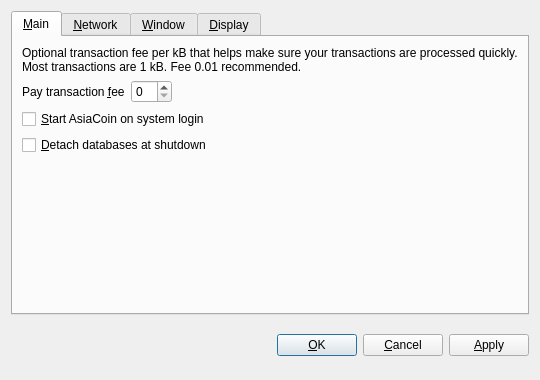
<?xml version="1.0" encoding="UTF-8"?>
<ui version="4.0">
 <class>OptionsDialog</class>
 <widget class="QDialog" name="OptionsDialog">
  <property name="geometry">
   <rect>
    <x>0</x>
    <y>0</y>
    <width>540</width>
    <height>380</height>
   </rect>
  </property>
  <property name="windowTitle">
   <string>Options</string>
  </property>
  <property name="modal">
   <bool>true</bool>
  </property>
  <layout class="QVBoxLayout" name="verticalLayout">
   <item>
    <widget class="QTabWidget" name="tabWidget">
     <property name="tabPosition">
      <enum>QTabWidget::North</enum>
     </property>
     <property name="currentIndex">
      <number>0</number>
     </property>
     <widget class="QWidget" name="tabMain">
      <attribute name="title">
       <string>&amp;Main</string>
      </attribute>
      <layout class="QVBoxLayout" name="verticalLayout_Main">
       <item>
        <widget class="QLabel" name="transactionFeeInfoLabel">
         <property name="text">
          <string>Optional transaction fee per kB that helps make sure your transactions are processed quickly. Most transactions are 1 kB. Fee 0.01 recommended.</string>
         </property>
         <property name="textFormat">
          <enum>Qt::PlainText</enum>
         </property>
         <property name="wordWrap">
          <bool>true</bool>
         </property>
        </widget>
       </item>
       <item>
        <layout class="QHBoxLayout" name="horizontalLayout_Main">
         <item>
          <widget class="QLabel" name="transactionFeeLabel">
           <property name="text">
            <string>Pay transaction &amp;fee</string>
           </property>
           <property name="textFormat">
            <enum>Qt::PlainText</enum>
           </property>
           <property name="buddy">
            <cstring>transactionFee</cstring>
           </property>
          </widget>
         </item>
         <item>
          <widget class="BitcoinAmountField" name="transactionFee"/>
         </item>
         <item>
          <spacer name="horizontalSpacer_Main">
           <property name="orientation">
            <enum>Qt::Horizontal</enum>
           </property>
           <property name="sizeHint" stdset="0">
            <size>
             <width>40</width>
             <height>20</height>
            </size>
           </property>
          </spacer>
         </item>
        </layout>
       </item>
       <item>
        <widget class="QCheckBox" name="bitcoinAtStartup">
         <property name="toolTip">
          <string>Automatically start AsiaCoin after logging in to the system.</string>
         </property>
         <property name="text">
          <string>&amp;Start AsiaCoin on system login</string>
         </property>
        </widget>
       </item>
       <item>
        <widget class="QCheckBox" name="detachDatabases">
         <property name="toolTip">
          <string>Detach block and address databases at shutdown. This means they can be moved to another data directory, but it slows down shutdown. The wallet is always detached.</string>
         </property>
         <property name="text">
          <string>&amp;Detach databases at shutdown</string>
         </property>
        </widget>
       </item>
       <item>
        <spacer name="verticalSpacer_Main">
         <property name="orientation">
          <enum>Qt::Vertical</enum>
         </property>
         <property name="sizeHint" stdset="0">
          <size>
           <width>20</width>
           <height>40</height>
          </size>
         </property>
        </spacer>
       </item>
      </layout>
     </widget>
     <widget class="QWidget" name="tabNetwork">
      <attribute name="title">
       <string>&amp;Network</string>
      </attribute>
      <layout class="QVBoxLayout" name="verticalLayout_Network">
       <item>
        <widget class="QCheckBox" name="mapPortUpnp">
         <property name="toolTip">
          <string>Automatically open the AsiaCoin client port on the router. This only works when your router supports UPnP and it is enabled.</string>
         </property>
         <property name="text">
          <string>Map port using &amp;UPnP</string>
         </property>
        </widget>
       </item>
       <item>
        <widget class="QCheckBox" name="connectSocks">
         <property name="toolTip">
          <string>Connect to the AsiaCoin network through a SOCKS proxy (e.g. when connecting through Tor).</string>
         </property>
         <property name="text">
          <string>&amp;Connect through SOCKS proxy:</string>
         </property>
        </widget>
       </item>
       <item>
        <layout class="QHBoxLayout" name="horizontalLayout_Network">
         <item>
          <widget class="QLabel" name="proxyIpLabel">
           <property name="text">
            <string>Proxy &amp;IP:</string>
           </property>
           <property name="textFormat">
            <enum>Qt::PlainText</enum>
           </property>
           <property name="buddy">
            <cstring>proxyIp</cstring>
           </property>
          </widget>
         </item>
         <item>
          <widget class="QValidatedLineEdit" name="proxyIp">
           <property name="maximumSize">
            <size>
             <width>140</width>
             <height>16777215</height>
            </size>
           </property>
           <property name="toolTip">
            <string>IP address of the proxy (e.g. 127.0.0.1)</string>
           </property>
          </widget>
         </item>
         <item>
          <widget class="QLabel" name="proxyPortLabel">
           <property name="text">
            <string>&amp;Port:</string>
           </property>
           <property name="textFormat">
            <enum>Qt::PlainText</enum>
           </property>
           <property name="buddy">
            <cstring>proxyPort</cstring>
           </property>
          </widget>
         </item>
         <item>
          <widget class="QLineEdit" name="proxyPort">
           <property name="maximumSize">
            <size>
             <width>55</width>
             <height>16777215</height>
            </size>
           </property>
           <property name="toolTip">
            <string>Port of the proxy (e.g. 9050)</string>
           </property>
          </widget>
         </item>
         <item>
          <widget class="QLabel" name="socksVersionLabel">
           <property name="text">
            <string>SOCKS &amp;Version:</string>
           </property>
           <property name="textFormat">
            <enum>Qt::PlainText</enum>
           </property>
           <property name="buddy">
            <cstring>socksVersion</cstring>
           </property>
          </widget>
         </item>
         <item>
          <widget class="QValueComboBox" name="socksVersion">
           <property name="toolTip">
            <string>SOCKS version of the proxy (e.g. 5)</string>
           </property>
          </widget>
         </item>
         <item>
          <spacer name="horizontalSpacer_Network">
           <property name="orientation">
            <enum>Qt::Horizontal</enum>
           </property>
           <property name="sizeHint" stdset="0">
            <size>
             <width>40</width>
             <height>20</height>
            </size>
           </property>
          </spacer>
         </item>
        </layout>
       </item>
       <item>
         <widget class="QCheckBox" name="connectTor">
          <property name="text">
           <string>Connect through &amp;Tor:</string>
          </property>
         </widget>
        </item>
        <item>
         <layout class="QHBoxLayout" name="horizontalLayout_Tor">
          <item>
           <widget class="QLabel" name="torIpLabel">
            <property name="minimumSize">
             <size>
              <width>60</width>
              <height>0</height>
             </size>
            </property>
            <property name="text">
             <string>Tor IP:</string>
            </property>
           </widget>
          </item>
          <item>
           <widget class="QValidatedLineEdit" name="torIp">
            <property name="maximumSize">
             <size>
              <width>115</width>
              <height>16777215</height>
             </size>
            </property>
           </widget>
          </item>
          <item>
           <widget class="QLabel" name="torPortLabel">
            <property name="text">
             <string>Port:</string>
            </property>
           </widget>
          </item>
          <item>
           <widget class="QLineEdit" name="torPort">
            <property name="maximumSize">
             <size>
              <width>55</width>
              <height>16777215</height>
             </size>
            </property>
           </widget>
          </item>
          <item>
           <widget class="QCheckBox" name="TorOnly">
            <property name="text">
             <string>Use Tor only</string>
            </property>
           </widget>
          </item>
          <item>
           <spacer name="horizontalSpacer">
            <property name="orientation">
             <enum>Qt::Horizontal</enum>
            </property>
            <property name="sizeHint" stdset="0">
             <size>
              <width>40</width>
              <height>20</height>
             </size>
            </property>
           </spacer>
          </item>
         </layout>
        </item>
        <item>
        <layout class="QHBoxLayout" name="horizontalLayout">
         <item>
          <widget class="QLabel" name="torNameLabel">
           <property name="text">
            <string>Tor name:</string>
           </property>
           <property name="textFormat">
            <enum>Qt::PlainText</enum>
           </property>
           <property name="buddy">
            <cstring>torName</cstring>
           </property>
          </widget>
         </item>
         <item>
          <widget class="QLineEdit" name="torName"/>
         </item>
         <item>
          <spacer name="horizontalSpacer_3">
           <property name="orientation">
            <enum>Qt::Horizontal</enum>
           </property>
           <property name="sizeHint" stdset="0">
            <size>
             <width>40</width>
             <height>20</height>
            </size>
           </property>
          </spacer>
         </item>
        </layout>
       </item>
       <item>
        <spacer name="verticalSpacer_Network">
         <property name="orientation">
          <enum>Qt::Vertical</enum>
         </property>
         <property name="sizeHint" stdset="0">
          <size>
           <width>20</width>
           <height>40</height>
          </size>
         </property>
        </spacer>
       </item>
      </layout>
     </widget>
     <widget class="QWidget" name="tabWindow">
      <attribute name="title">
       <string>&amp;Window</string>
      </attribute>
      <layout class="QVBoxLayout" name="verticalLayout_Window">
       <item>
        <widget class="QCheckBox" name="minimizeToTray">
         <property name="toolTip">
          <string>Show only a tray icon after minimizing the window.</string>
         </property>
         <property name="text">
          <string>&amp;Minimize to the tray instead of the taskbar</string>
         </property>
        </widget>
       </item>
       <item>
        <widget class="QCheckBox" name="minimizeOnClose">
         <property name="toolTip">
          <string>Minimize instead of exit the application when the window is closed. When this option is enabled, the application will be closed only after selecting Quit in the menu.</string>
         </property>
         <property name="text">
          <string>M&amp;inimize on close</string>
         </property>
        </widget>
       </item>
       <item>
        <spacer name="verticalSpacer_Window">
         <property name="orientation">
          <enum>Qt::Vertical</enum>
         </property>
         <property name="sizeHint" stdset="0">
          <size>
           <width>20</width>
           <height>40</height>
          </size>
         </property>
        </spacer>
       </item>
      </layout>
     </widget>
     <widget class="QWidget" name="tabDisplay">
      <attribute name="title">
       <string>&amp;Display</string>
      </attribute>
      <layout class="QVBoxLayout" name="verticalLayout_Display">
       <item>
        <layout class="QHBoxLayout" name="horizontalLayout_1_Display">
         <item>
          <widget class="QLabel" name="langLabel">
           <property name="text">
            <string>User Interface &amp;language:</string>
           </property>
           <property name="textFormat">
            <enum>Qt::PlainText</enum>
           </property>
           <property name="buddy">
            <cstring>lang</cstring>
           </property>
          </widget>
         </item>
         <item>
          <widget class="QValueComboBox" name="lang">
           <property name="toolTip">
            <string>The user interface language can be set here. This setting will take effect after restarting AsiaCoin.</string>
           </property>
          </widget>
         </item>
        </layout>
       </item>
       <item>
        <layout class="QHBoxLayout" name="horizontalLayout_2_Display">
         <item>
          <widget class="QLabel" name="unitLabel">
           <property name="text">
            <string>&amp;Unit to show amounts in:</string>
           </property>
           <property name="textFormat">
            <enum>Qt::PlainText</enum>
           </property>
           <property name="buddy">
            <cstring>unit</cstring>
           </property>
          </widget>
         </item>
         <item>
          <widget class="QValueComboBox" name="unit">
           <property name="toolTip">
            <string>Choose the default subdivision unit to show in the interface and when sending coins.</string>
           </property>
          </widget>
         </item>
        </layout>
       </item>
       <item>
        <widget class="QCheckBox" name="displayAddresses">
         <property name="toolTip">
          <string>Whether to show AsiaCoin addresses in the transaction list or not.</string>
         </property>
         <property name="text">
          <string>&amp;Display addresses in transaction list</string>
         </property>
        </widget>
       </item>
       <item>
        <widget class="QCheckBox" name="coinControlFeatures">
         <property name="toolTip">
          <string>Whether to show coin control features or not.</string>
         </property>
         <property name="text">
          <string>Display coin &amp;control features (experts only!)</string>
         </property>
        </widget>
       </item>
 <item>
        <spacer name="verticalSpacer_Display">
         <property name="orientation">
          <enum>Qt::Vertical</enum>
         </property>
         <property name="sizeHint" stdset="0">
          <size>
           <width>20</width>
           <height>40</height>
          </size>
         </property>
        </spacer>
       </item>
      </layout>
     </widget>
    </widget>
   </item>
   <item>
    <layout class="QHBoxLayout" name="horizontalLayout_Buttons">
     <item>
      <spacer name="horizontalSpacer_1">
       <property name="orientation">
        <enum>Qt::Horizontal</enum>
       </property>
       <property name="sizeHint" stdset="0">
        <size>
         <width>40</width>
         <height>48</height>
        </size>
       </property>
      </spacer>
     </item>
     <item>
      <widget class="QLabel" name="statusLabel">
       <property name="font">
        <font>
         <weight>75</weight>
         <bold>true</bold>
        </font>
       </property>
       <property name="text">
        <string/>
       </property>
       <property name="textFormat">
        <enum>Qt::PlainText</enum>
       </property>
       <property name="wordWrap">
        <bool>true</bool>
       </property>
      </widget>
     </item>
     <item>
      <spacer name="horizontalSpacer_2">
       <property name="orientation">
        <enum>Qt::Horizontal</enum>
       </property>
       <property name="sizeHint" stdset="0">
        <size>
         <width>40</width>
         <height>48</height>
        </size>
       </property>
      </spacer>
     </item>
     <item>
      <widget class="QPushButton" name="okButton">
       <property name="text">
        <string>&amp;OK</string>
       </property>
      </widget>
     </item>
     <item>
      <widget class="QPushButton" name="cancelButton">
       <property name="text">
        <string>&amp;Cancel</string>
       </property>
       <property name="autoDefault">
        <bool>false</bool>
       </property>
      </widget>
     </item>
     <item>
      <widget class="QPushButton" name="applyButton">
       <property name="text">
        <string>&amp;Apply</string>
       </property>
       <property name="autoDefault">
        <bool>false</bool>
       </property>
      </widget>
     </item>
    </layout>
   </item>
  </layout>
 </widget>
 <customwidgets>
  <customwidget>
   <class>BitcoinAmountField</class>
   <extends>QSpinBox</extends>
   <header>bitcoinamountfield.h</header>
  </customwidget>
  <customwidget>
   <class>QValueComboBox</class>
   <extends>QComboBox</extends>
   <header>qvaluecombobox.h</header>
  </customwidget>
  <customwidget>
   <class>QValidatedLineEdit</class>
   <extends>QLineEdit</extends>
   <header>qvalidatedlineedit.h</header>
  </customwidget>
 </customwidgets>
 <resources/>
 <connections/>
</ui>
